Frame 1 (no input): blank canvas, image omitted
Frame 60 (no input): blank canvas, image omitted
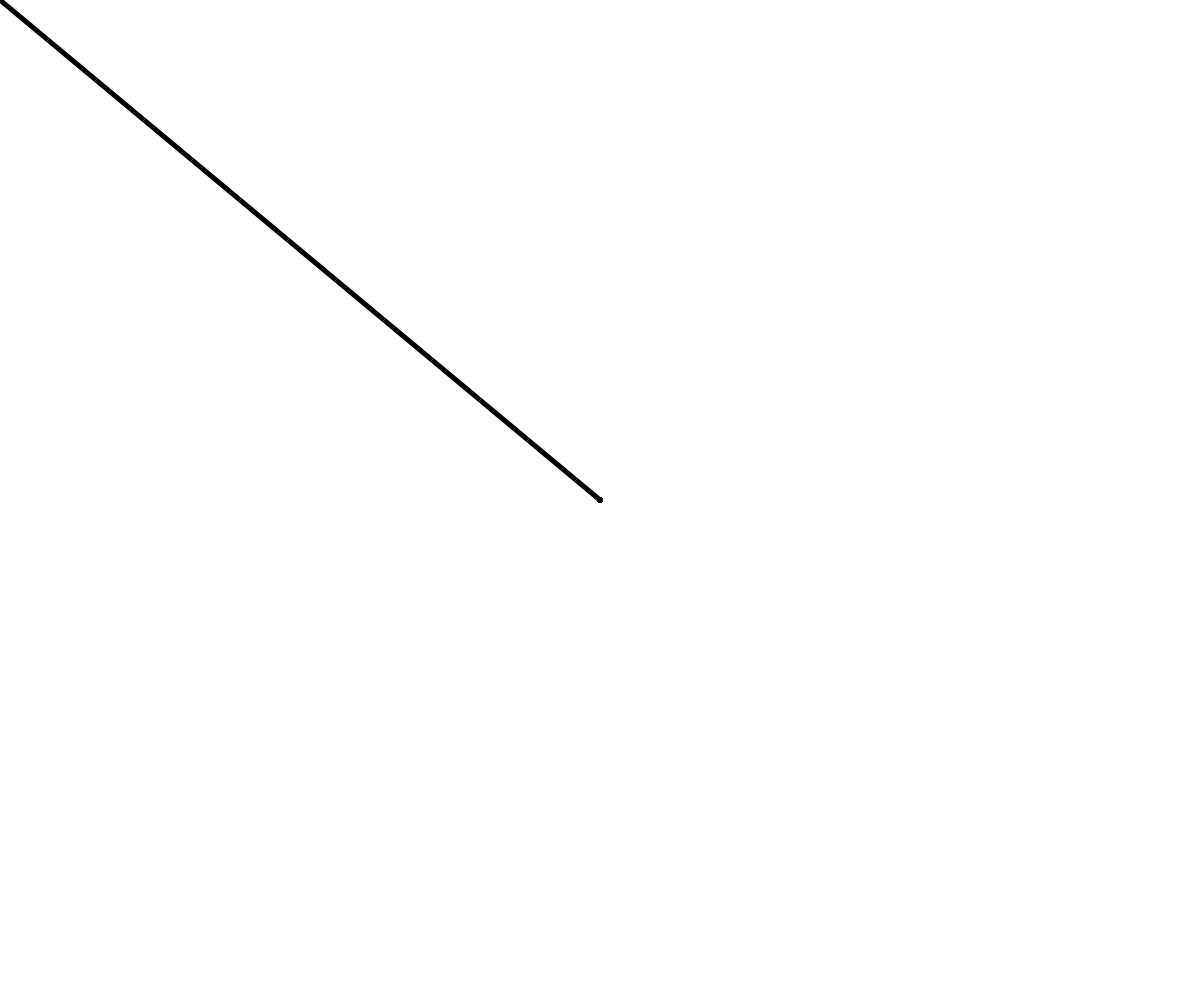
Frame 120 (the mouse pressed at the canvas centre since frame 60)

The p5.js sketch whose frames 1 and 60 were blank and that drew this single picture after the mouse press (run headless with seeded random() and noise() and a simulated clock; from frame 60 on, the mouse is pressed at the canvas centre):

// p5.js sketch
// ── sketch.js
var strokeColor = 'black';
weight = 5;



function setup() {
	createCanvas(windowWidth, windowHeight);
}

function draw() {

	if (mouseIsPressed) {
		strokeWeight(weight)
		stroke(strokeColor);
		// strokeWeight(abs(mouseY-pmouseY)/(mouseX-pmouseX))

		line(pmouseX, pmouseY, mouseX, mouseY);
	}
}

function windowResized() {
	resizeCanvas(windowWidth, windowHeight);
}



function keyTyped() {
	if (key === 'b') {
		strokeColor = 'black';
		weight = 5;
	} else if (key === 'p') {
		strokeColor = '#E32173';
		weight = 5;
	} else if (key === 'r') {
		strokeColor = '#890424';
		weight = 5;
	} else if (key === 'u') {
		strokeColor = '#7E2BE1';
		weight = 5;
	} else if (key === 'e') {

		strokeColor = 'white';
		weight = 50;
	}
}
